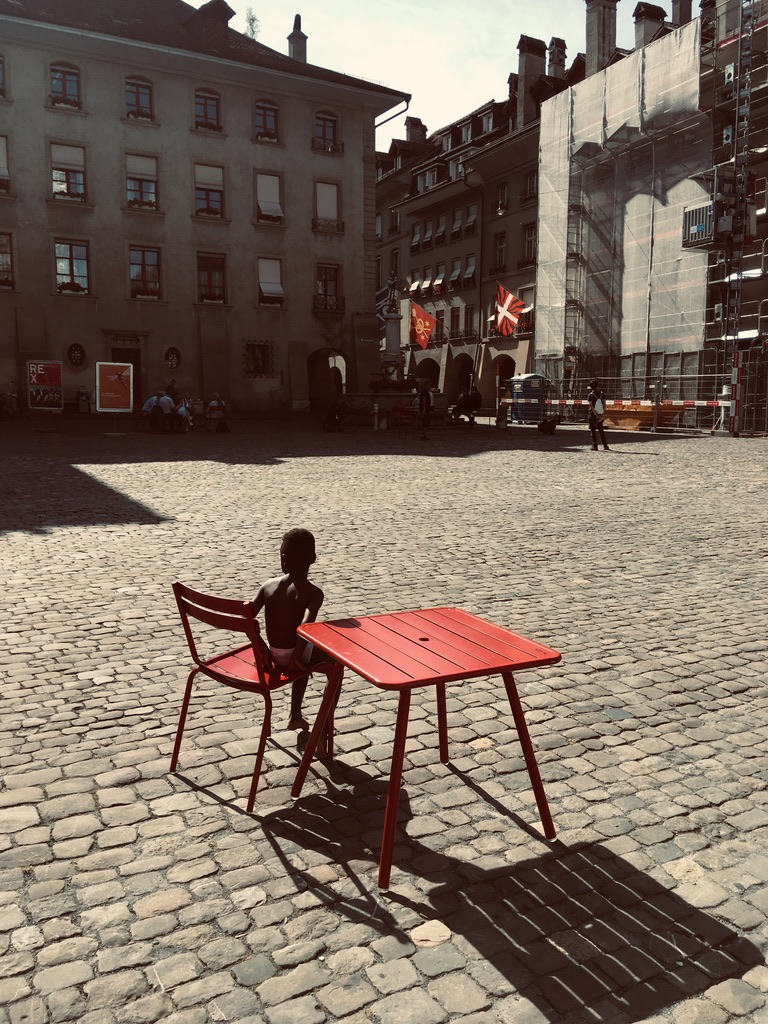
#> input picture example/source.png, 768 x 1024 px
$ jupyter execute style-transfer-notebook.ipynb
#> lines starting #> are read from the running program, lines starting #| are printed output that depends on the picture
[cell 1]
import matplotlib.pyplot as plt
import numpy as np
import cv2
import math
from scipy.interpolate import interp1d

[cell 2]
INPUT_PATH = './example/source.png'
SOURCE_PATH = './example/target.png'

#### Import and Convert to lab

[cell 3]
inputImage = cv2.imread(INPUT_PATH)
#> inputImage is the input picture: shape (1024, 768, 3); mean B, G, R 96.4, 109.2, 126.5
sourceImage = cv2.imread(SOURCE_PATH)
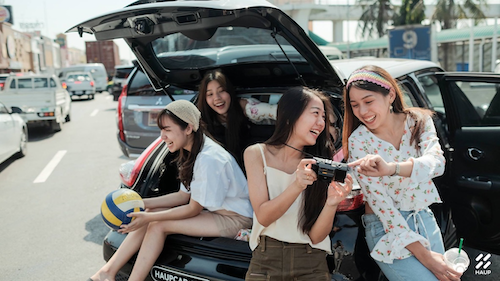
#> input picture example/target.png, 500 x 281 px
#> sourceImage is the input picture: shape (281, 500, 3); mean B, G, R 119, 122.8, 123.3

[cell 4]
plt.imshow(inputImage)

[cell 5]
plt.imshow(sourceImage)

[cell 6]
# inputLab = cv2.cvtColor(inputImage,cv2.COLOR_BGR2LAB).astype('float32')
# sourceLab = cv2.cvtColor(sourceImage,cv2.COLOR_BGR2LAB).astype('float32')

[cell 7]
inputLab = cv2.cvtColor(inputImage,cv2.COLOR_BGR2LAB).astype('float32')
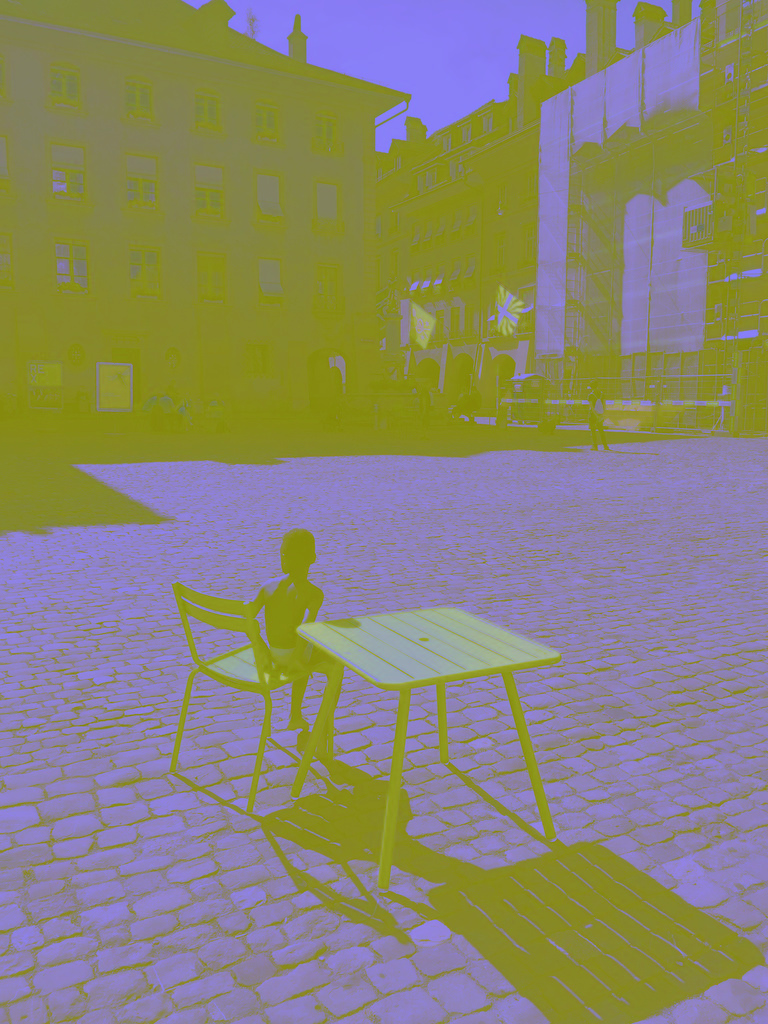
#> inputLab: shape (1024, 768, 3) float32; mean B, G, R 117.2, 132.7, 138.1
sourceLab = cv2.cvtColor(sourceImage,cv2.COLOR_BGR2LAB).astype('float32')
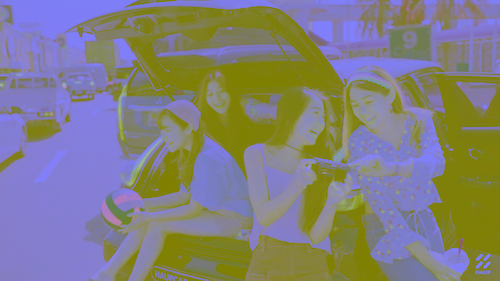
#> sourceLab: shape (281, 500, 3) float32; mean B, G, R 127.3, 127.8, 130.2

##### Constant

[cell 8]
# Coarsest Scale
K = 5
# B-Min
B_MIN = 10
# B
B = 256

[cell 9]
def findSMax() :
    return math.floor(math.log((B / B_MIN) , 2))

[cell 10]
sMax = findSMax()

[cell 11]
print(findSMax())

##### Calculate Histogram

[cell 12]
sourcePlane = cv2.split(sourceLab)

[cell 13]
targetPlane = cv2.split(sourceLab)

[cell 14]
histSize = B
histRange = (0, 256)
accumulate = False

[cell 15]
ls_hist = cv2.calcHist(sourcePlane, [0], None, [histSize], histRange, accumulate=accumulate)
#> ls_hist = 256 values, max 2254 at index 7, min 0 at index 4, mean 548.8
as_hist = cv2.calcHist(sourcePlane, [1], None, [histSize], histRange, accumulate=accumulate)
#> as_hist = 256 values, max 21731 at index 126, min 0 at index 0, mean 548.8
bs_hist = cv2.calcHist(sourcePlane, [2], None, [histSize], histRange, accumulate=accumulate)
#> bs_hist = 256 values, max 12557 at index 128, min 0 at index 0, mean 548.8

[cell 16]
lt_hist = cv2.calcHist(targetPlane, [0], None, [histSize], histRange, accumulate=accumulate)
#> lt_hist has the same summary as ls_hist
at_hist = cv2.calcHist(targetPlane, [1], None, [histSize], histRange, accumulate=accumulate)
#> at_hist has the same summary as as_hist
bt_hist = cv2.calcHist(targetPlane, [2], None, [histSize], histRange, accumulate=accumulate)
#> bt_hist has the same summary as bs_hist

[cell 17]
LabsHist = [ls_hist,as_hist,bs_hist]

[cell 18]
LabtHist = [lt_hist,at_hist,bt_hist]

[cell 19]
plt.plot(ls_hist)
#> figure, not shown here; curve peaks at x = 7, y = 2254

[cell 20]
plt.plot(as_hist)
#> figure, not shown here; curve peaks at x = 126, y = 21731

[cell 21]
plt.plot(bs_hist)
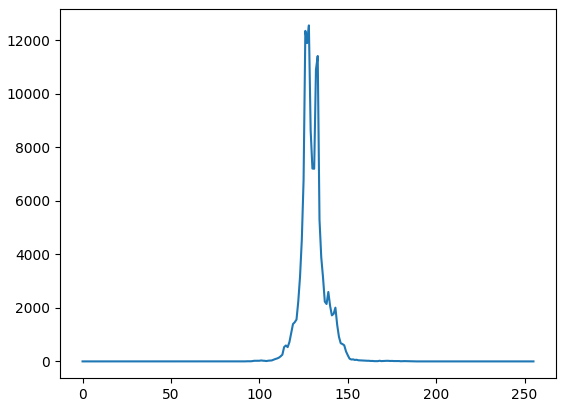
#> figure drawn by matplotlib, 1 panel; curve peaks at x = 128, y = 12557

[cell 22]
plt.plot(lt_hist)

[cell 23]
plt.plot(at_hist)

[cell 24]
plt.plot(bt_hist)

#### Sampling histogram

[cell 25]
def samplingHistogram(histogram):
    return upSampling(downSampling(histogram))

[cell 26]
def downSampling(histogram):
    x = np.arange(B)
    y = histogram.flatten()
    bicublic = interp1d(x, y,'cubic')
    downSampling = bicublic(x)
    return np.array(downSampling, ndmin=2)

[cell 27]
def upSampling(histogram):
    x = np.arange(B)
    y = histogram.flatten()
    nnInterpolate = interp1d(x, y,'nearest')
    upSampling = nnInterpolate(x)
    return shapingSampling(upSampling)

[cell 28]
def shapingSampling(histogram):
    result = []
    for x in histogram:
        result.append(x)
    result = np.array(result, ndmin=1)
    return result

#### Find Peak

[cell 29]
def findPeak(histogram, k, s, b):
    RminSet = []
    for i in range(0,histogram.size-1):
        if( (findDifH(histogram,k,s,i,b)*findDifH(histogram,k,s,i+1,b) > 0)
           and findSecondDifH(histogram,k,s,i,b) > 0) :
            RminSet.append(i)
    return RminSet

[cell 30]
def findDifH(histogram,k,s,i,b):
    if(i in range(0, int(findBk(k,b,s)-1))):
        return histogram[i] - histogram[i+1]
    return 0

[cell 31]
def findBk(k,b,Smax):
    return b * pow(2, (k-Smax))

[cell 32]
def findSecondDifH(histogram,k,s,i,b):
    if(i in range(0, int(findBk(k,b,s)-2))):
        return 2*histogram[i+1] - histogram[i+2] - histogram[i]
    return 0

#### Region Transfer

[cell 33]
def regionTransfer(Hs,Ht,wt):
    if(len(Hs) != 1 and len(Ht) != 1):
        ws = 1.1-wt
        Ho = (Hs-ws*Hs.mean()) * ((wt*Ht.std())/(ws*Hs.std())) + wt*Ht.mean()
        return Ho
    return Hs

#### Map Histogram back to Image

[cell 34]
def calculate_cdf(histogram):
    # Get the cumulative sum of the elements
    cdf = histogram.cumsum()

    # Normalize the cdf
    normalized_cdf = cdf / float(cdf.max())

    return normalized_cdf

[cell 35]
def calculate_lookup(src_cdf, ref_cdf):
    """
    This method creates the lookup table
    :param array src_cdf: The cdf for the source image
    :param array ref_cdf: The cdf for the reference image
    :return: lookup_table: The lookup table
    :rtype: array
    """
    lookup_table = np.zeros(B)
    lookup_val = 0
    for src_pixel_val in range(len(src_cdf)):
        lookup_val
        for ref_pixel_val in range(len(ref_cdf)):
            if ref_cdf[ref_pixel_val] >= src_cdf[src_pixel_val]:
                lookup_val = ref_pixel_val
                break
        lookup_table[src_pixel_val] = lookup_val
    return lookup_table

#### Algorithm

[cell 36]
shapedHistogram = []
for channel in range(0,3):
    Hs = LabsHist[channel].copy()
    Ht = LabtHist[channel].copy()
    for k in range(1, sMax+1):
        Hs = samplingHistogram(Hs)
        Ht = samplingHistogram(Ht)
        RminT = findPeak(Ht,k,sMax, B)
        if(len(RminT) != 0):
            for index, minBound in enumerate(RminT):
                if(minBound != Hs.size and index != len(RminT)-1):
                    Hs[minBound:RminT[index+1]] = regionTransfer(
                        Hs[minBound:RminT[index+1]],
                        Ht[minBound:RminT[index+1]],
                        k/sMax
                    )
        RminS = findPeak(Hs,k,sMax, B)
        if(len(RminS) != 0):
            for index, minBound in enumerate(RminS):
                if(minBound != Ht.size and index != len(RminS)-1):
                    Ht[minBound:RminS[index+1]] = regionTransfer(
                        Hs[minBound:RminS[index+1]],
                        Ht[minBound:RminS[index+1]],
                        k/sMax
                    )
    shapedHistogram.append(Ht)
#> this loop made 3 passes
#> after the loop, shapedHistogram = 3 items

[cell 37]
plt.plot(LabtHist[0],label='before l')

[cell 38]
plt.plot(shapedHistogram[0],label='before l')
#> figure, not shown here; curve peaks at x = 206, y = 20460

[cell 39]
plt.plot(LabtHist[1],label='before a')

[cell 40]
plt.plot(shapedHistogram[1],label='after a')
#> figure, not shown here; curve peaks at x = 126, y = 207915.2

[cell 41]
plt.plot(LabtHist[2],label='before b')

[cell 42]
plt.plot(shapedHistogram[2],label='after b')
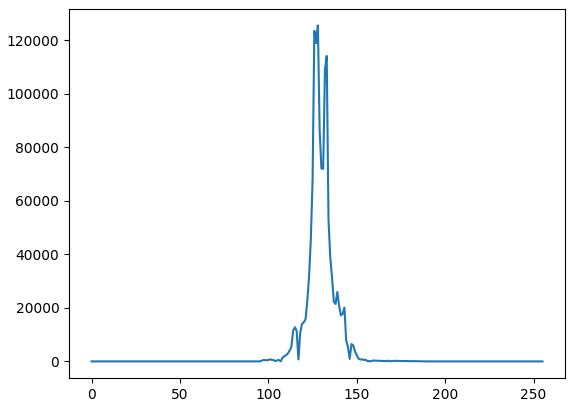
#> figure drawn by matplotlib, 1 panel; curve peaks at x = 128, y = 125570

[cell 43]
original_l_cdf = calculate_cdf(LabtHist[0].astype(np.uint8))
#> in calculate_cdf, `cdf = histogram.cumsum()`: cdf = 256 values from 155 to 31188
#> in calculate_cdf, `normalized_cdf = cdf / float(cdf.max())`: normalized_cdf = 256 values from 0.00497 to 1
#> original_l_cdf = 256 values from 0.00497 to 1
original_a_cdf = calculate_cdf(LabtHist[1].astype(np.uint8))
#> original_a_cdf = 256 values from 0 to 1
original_b_cdf = calculate_cdf(LabtHist[2].astype(np.uint8))
#> original_b_cdf = 256 values from 0 to 1
transfer_cdf_l = calculate_cdf(shapedHistogram[0].astype(np.uint8))
#> transfer_cdf_l = 256 values from 0.00494 to 1
transfer_cdf_a = calculate_cdf(shapedHistogram[1].astype(np.uint8))
#> transfer_cdf_a = 256 values from 0 to 1
transfer_cdf_b = calculate_cdf(shapedHistogram[2].astype(np.uint8))
#> transfer_cdf_b = 256 values from 0 to 1

[cell 44]
l_lookup_table = calculate_lookup(original_l_cdf, transfer_cdf_l)
#> after the loop in calculate_lookup, `for src_pixel_val in range(len(src_cdf)):`: lookup_table = 256 values from 1 to 255
#> l_lookup_table = 256 values from 1 to 255
a_lookup_table = calculate_lookup(original_a_cdf, transfer_cdf_a)
#> a_lookup_table = 256 values from 0 to 188
b_lookup_table = calculate_lookup(original_b_cdf, transfer_cdf_b)
#> b_lookup_table = 256 values from 0 to 187

[cell 45]
l_after_transform = cv2.LUT(targetPlane[0].astype(np.uint8), l_lookup_table)
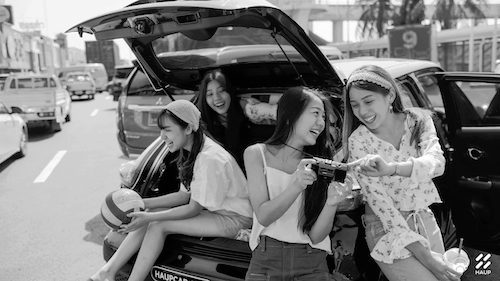
#> l_after_transform: shape (281, 500) float64; min 1, max 255, mean 121.2
a_after_transform = cv2.LUT(targetPlane[1].astype(np.uint8), a_lookup_table)
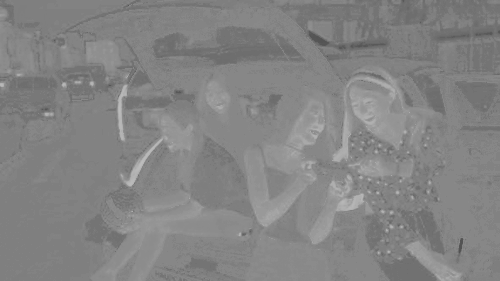
#> a_after_transform: shape (281, 500) float64; min 83, max 188, mean 131.6
b_after_transform = cv2.LUT(targetPlane[2].astype(np.uint8), b_lookup_table)
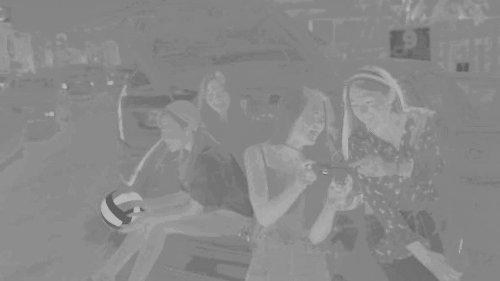
#> b_after_transform: shape (281, 500) float64; min 92, max 187, mean 137

[cell 46]
image_after_matching = cv2.merge([
        l_after_transform, a_after_transform, b_after_transform])

[cell 47]
image_after_matching = cv2.convertScaleAbs(image_after_matching)

[cell 48]
plt.imshow(image_after_matching)

[cell 49]
image_after_matching = cv2.cvtColor(image_after_matching, cv2.COLOR_LAB2RGB).astype('float32')
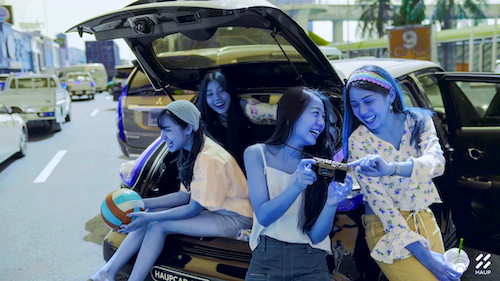
#> image_after_matching: shape (281, 500, 3) float32; mean of channels 0, 1, 2 126.4, 113.6, 101.2; drawn as B, G, R

[cell 50]
plt.imshow(cv2.cvtColor(sourceImage,cv2.COLOR_BGR2RGB))

[cell 51]
plt.imshow(image_after_matching)
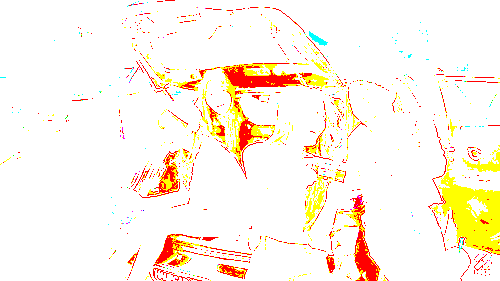
#> shown: shape (281, 500, 3) float32; mean R, G, B 0.998, 0.958, 0.904
